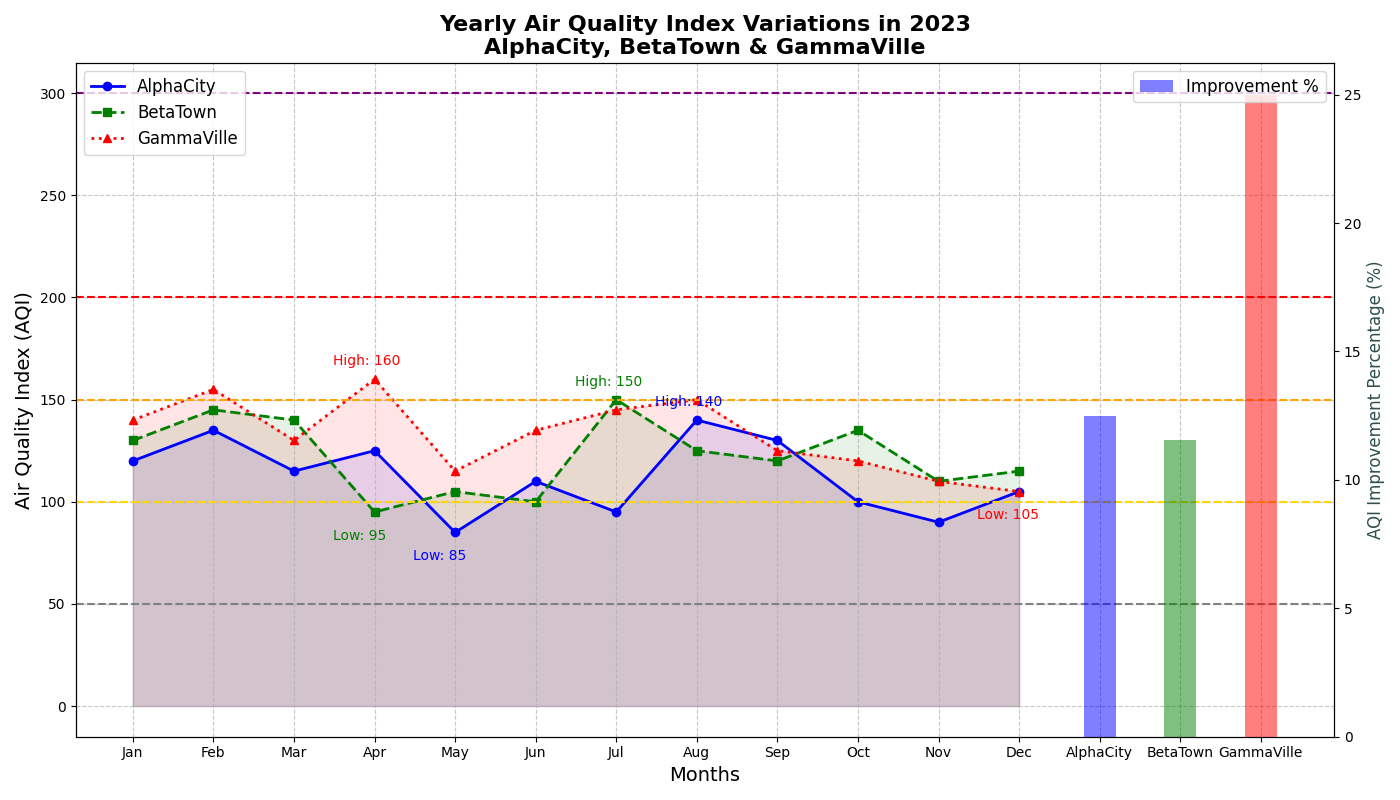

Write Python code to recreate this figure.
import matplotlib.pyplot as plt
import numpy as np

# Define months for the x-axis
months = np.array([
    'Jan', 'Feb', 'Mar', 'Apr', 'May', 'Jun', 
    'Jul', 'Aug', 'Sep', 'Oct', 'Nov', 'Dec'
])

# Air Quality Index (AQI) data for each city (randomly shuffled)
alpha_city_aqi = np.array([120, 135, 115, 125, 85, 110, 95, 140, 130, 100, 90, 105])
beta_town_aqi = np.array([130, 145, 140, 95, 105, 100, 150, 125, 120, 135, 110, 115])
gamma_ville_aqi = np.array([140, 155, 130, 160, 115, 135, 145, 150, 125, 120, 110, 105])

fig, ax1 = plt.subplots(figsize=(14, 8))

ax1.plot(months, alpha_city_aqi, label='AlphaCity', color='blue', marker='o', linestyle='-', linewidth=2)
ax1.plot(months, beta_town_aqi, label='BetaTown', color='green', marker='s', linestyle='--', linewidth=2)
ax1.plot(months, gamma_ville_aqi, label='GammaVille', color='red', marker='^', linestyle=':', linewidth=2)

ax1.fill_between(months, alpha_city_aqi, color='blue', alpha=0.1)
ax1.fill_between(months, beta_town_aqi, color='green', alpha=0.1)
ax1.fill_between(months, gamma_ville_aqi, color='red', alpha=0.1)

ax1.set_title('Yearly Air Quality Index Variations in 2023\nAlphaCity, BetaTown & GammaVille', fontsize=16, fontweight='bold')
ax1.set_xlabel('Months', fontsize=14)
ax1.set_ylabel('Air Quality Index (AQI)', fontsize=14)

ax1.axhline(y=50, color='grey', linewidth=1.5, linestyle='--')
ax1.axhline(y=100, color='gold', linewidth=1.5, linestyle='--')
ax1.axhline(y=150, color='orange', linewidth=1.5, linestyle='--')
ax1.axhline(y=200, color='red', linewidth=1.5, linestyle='--')
ax1.axhline(y=300, color='purple', linewidth=1.5, linestyle='--')

ax1.grid(True, linestyle='--', alpha=0.7)

# Updated annotations based on shuffled data
for city, aqi, color in [('AlphaCity', alpha_city_aqi, 'blue'),
                         ('BetaTown', beta_town_aqi, 'green'),
                         ('GammaVille', gamma_ville_aqi, 'red')]:
    max_aqi = aqi.max()
    min_aqi = aqi.min()
    ax1.annotate(f"High: {max_aqi}", 
                 (months[aqi.argmax()], max_aqi), 
                 textcoords="offset points", xytext=(-30, 10), fontsize=10, color=color)
    ax1.annotate(f"Low: {min_aqi}", 
                 (months[aqi.argmin()], min_aqi), 
                 textcoords="offset points", xytext=(-30, -20), fontsize=10, color=color)

alpha_improvement = (alpha_city_aqi[0] - alpha_city_aqi[-1]) / alpha_city_aqi[0] * 100
beta_improvement = (beta_town_aqi[0] - beta_town_aqi[-1]) / beta_town_aqi[0] * 100
gamma_improvement = (gamma_ville_aqi[0] - gamma_ville_aqi[-1]) / gamma_ville_aqi[0] * 100

improvements = np.array([alpha_improvement, beta_improvement, gamma_improvement])
cities = ['AlphaCity', 'BetaTown', 'GammaVille']
ax2 = ax1.twinx()
ax2.bar(cities, improvements, color=['blue', 'green', 'red'], alpha=0.5, width=0.4, label='Improvement %')
ax2.set_ylabel('AQI Improvement Percentage (%)', fontsize=12, color='darkslategray')

ax1.legend(loc='upper left', fontsize=12)
ax2.legend(loc='upper right', fontsize=12)

plt.tight_layout()
plt.show()
